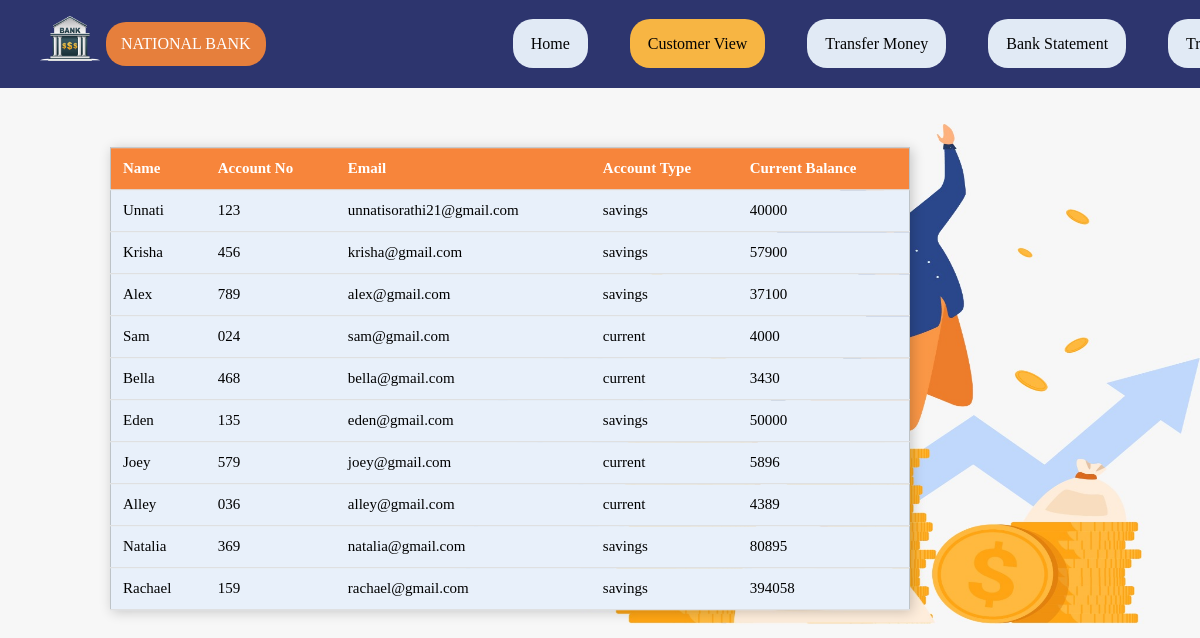
Page /data on the committed database.
### home/models.py (models this page shows, shortened)
class Customer(models.Model):
    Name = models.CharField(max_length=122,null=True,blank=True)
    AccountNo = models.CharField(max_length=7,null=True,blank=True)
    Email = models.CharField(max_length=122,null=True,blank=True)
    AccountType = models.CharField(max_length=122,null=True,blank=True)
    CurrentBalance = models.IntegerField(null=True,blank=True)
    objects = models.Manager()

### home/views.py (the view)
# urls.py: path('data',views.CustomerData),
def CustomerData(request):
    customer = Customer.objects.all()
    return render(request, 'data.html', {'customers': customer})

### Templates/data.html (shortened to what this page needs)
{% load static %}
<!DOCTYPE html>
<html lang="en">
<head>
</head>
<body>
   <header>
        <div>
            <ul>
              <span class="logo">
                <img src="{% static 'img/logo.png' %}" align="left" alt="Logo"></span>
                <li style="background-color: #e67f3c" style=" border: 2px solid white">
                    NATIONAL BANK</li>
                <li><a href="home">Home</a></li>
                <li><a class="active" href="data">Customer view</a></li>
                <li><a href="transfer">Transfer money</a></li>
                <li><a href="bankstataement">Bank Statement</a></li>
                <li><a href="transfer_hist">Transfer History</a></li>
            </ul>
        </div>
    </header>
  <br>
   <br>
    <table>
        <tr id="header">
            <th>Name</th>
            <th>Account No</th>
            <th>Email</th>
            <th>Account Type </th>
            <th>Current Balance</th>
        </tr>
        {% for item in customers %}
        <tr>
            <td>{{item.Name}}</td>
            <td>{{item.AccountNo}}</td>
            <td>{{item.Email}}</td>
            <td>{{item.AccountType}}</td>
            <td>{{item.CurrentBalance}}</td>
        </tr>
        {% endfor %}
    </table>
</body>
</html>

### Templates/data.html (style rules this page uses)
body { padding: 0; margin: 0; background: #f7f7f7; background-position: center; background-attachment: absolute; width: 100%; }
header { overflow: hidden; display: inline; position: relative; width: 100%; background-color: rgba(0, 0, 0, 0.507); }
div { overflow: hidden; background-color: #2d356e; width: 100%; }
div ul { border-radius: 20px; overflow: hidden; width: 100%; text-decoration: none; background-color: rgba(0, 0, 0, 0); }
div ul li { list-style-type: none; font-size: 16px; text-transform: capitalize; color: white; float: left; text-decoration: none; text-align: center; list-style: none; padding: 13px 15px; margin: 6px 6px; background-color: rgb(0, 0, 0, 0); border-radius: 20px; }
div ul li a { display: inline; position: relative; left: 220px; text-decoration: none; text-align: center; padding: 16px 18px; font-size: 16px; color: rgb(3, 3, 3); font-family: Georgia, serif; border-radius: 20px; background-color:#e1eaf5; }
div a.active { background-color: #f7b543; }
div .logo img { height: 45px; width: 60px; }
table { border-collapse: collapse; position: absolute; transform: translate(20%, 5%); width: 800px; height: 100px; margin: auto; font-size: 15px; border: 1px solid #bdc3c7; box-shadow: 2px 2px 12px rgb(0, 0, 0, 0.2), -1px -1px 9px rgb(0, 0, 0, 0); left:-50px; }
tr { transition: all .2s ease-in; cursor: pointer; }
th { padding: 12px; text-align: left; border-bottom: 1px solid #ddd; }
td { padding: 12px; text-align: left; border-bottom: 1px solid #ddd; background-color: #e8f0fa; font-family: Georgia, serif; }
#header { background-color:#f7853b; color: #fff; }

### rows in the picture
Customer: Name "Unnati", AccountNo "123", Email "unnatisorathi21@gmail.com", AccountType "savings", CurrentBalance "40000"
Customer: Name "Krisha", AccountNo "456", Email "krisha@gmail.com", AccountType "savings", CurrentBalance "57900"
Customer: Name "Alex", AccountNo "789", Email "alex@gmail.com", AccountType "savings", CurrentBalance "37100"
Customer: Name "Sam", AccountNo "024", Email "sam@gmail.com", AccountType "current", CurrentBalance "4000"
Customer: Name "Bella", AccountNo "468", Email "bella@gmail.com", AccountType "current", CurrentBalance "3430"
Customer: Name "Eden", AccountNo "135", Email "eden@gmail.com", AccountType "savings", CurrentBalance "50000"
Customer: Name "Joey", AccountNo "579", Email "joey@gmail.com", AccountType "current", CurrentBalance "5896"
Customer: Name "Alley", AccountNo "036", Email "alley@gmail.com", AccountType "current", CurrentBalance "4389"
Customer: Name "Natalia", AccountNo "369", Email "natalia@gmail.com", AccountType "savings", CurrentBalance "80895"
Customer: Name "Rachael", AccountNo "159", Email "rachael@gmail.com", AccountType "savings", CurrentBalance "394058"
